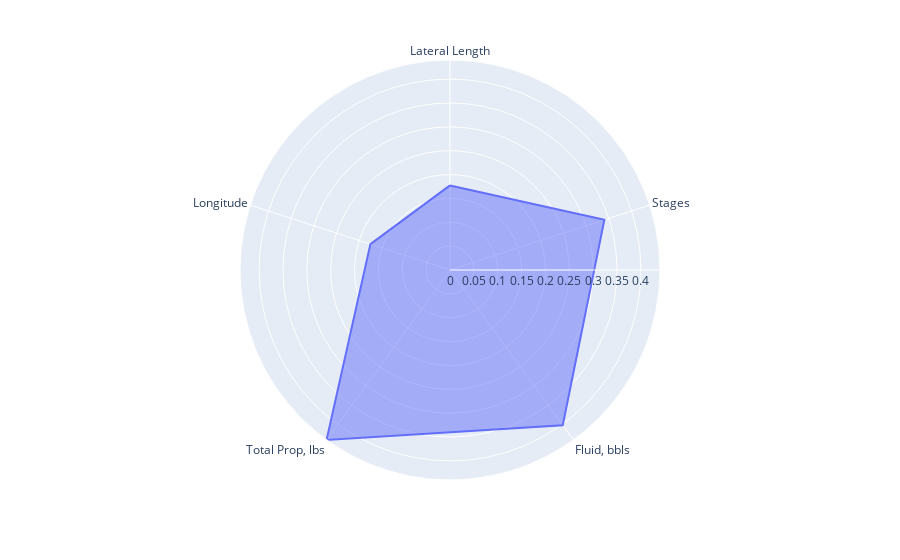

The notebook cell this image was saved under:
### Code cell
#create dictionary for angle and radius values 
df = pd.DataFrame(dict(
    r= radius_values,
    theta= features))

#create radar chart
fig = px.line_polar(df, r='r', theta='theta', line_close=True)

#fill in area
fig.update_traces(fill='toself')

#plot chart
fig.show()

### Figure 1 — Plotly figure (JSON) as saved in the notebook; plotly's stock layout.template omitted (floating-point values rounded to 4 significant figures)
{"data": [{"fill": "toself", "hovertemplate": "r=%{r}<br>theta=%{theta}<extra></extra>", "legendgroup": "", "line": {"color": "#636efa", "dash": "solid"}, "mode": "lines", "name": "", "r": [0.1773, 0.3402, 0.402, 0.4401, 0.1754, 0.1773], "showlegend": false, "subplot": "polar", "theta": ["Lateral Length", "Stages", "Fluid, bbls", "Total Prop, lbs", "Longitude", "Lateral Length"], "type": "scatterpolar"}], "layout": {"legend": {"tracegroupgap": 0}, "margin": {"t": 60}, "polar": {"angularaxis": {"direction": "clockwise", "rotation": 90}, "domain": {"x": [0, 1], "y": [0, 1]}}}}
